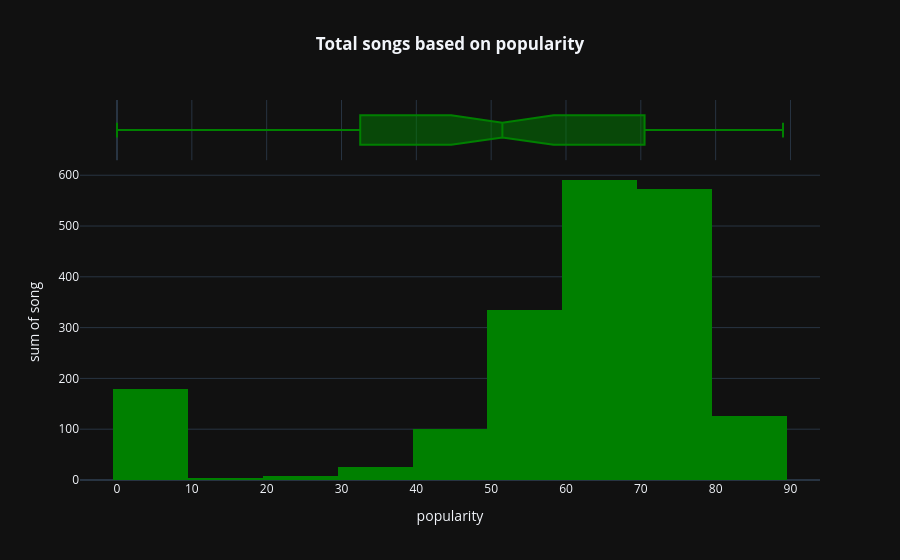

Here is the notebook cell this chart was saved with:
### Markdown cell above
find out which song are most popular

### Code cell
import plotly.express as px
fig=px.histogram(df.groupby('popularity',as_index=False).count().sort_values(by='song',ascending=False),x='popularity',y='song',color_discrete_sequence=['green'],template='plotly_dark',marginal='box',title='<b>Total songs based on popularity</b>')
fig.update_layout(title_x=0.5)

### Figure 1 — Plotly figure (JSON) as saved in the notebook; plotly's stock layout.template omitted (floating-point values rounded to 4 significant figures)
{"data": [{"bingroup": "x", "histfunc": "sum", "hovertemplate": "popularity=%{x}<br>sum of song=%{y}<extra></extra>", "legendgroup": "", "marker": {"color": "green", "pattern": {"shape": ""}}, "name": "", "orientation": "v", "showlegend": false, "type": "histogram", "x": [0, 69, 68, 73, 74, 67, 57, 61, 72, 63, 76, 64, 65, 71, 77, 75, 59, 70, 66, 79, 78, 62, 60, 58, 80, 56, 55, 1, 54, 53, 81, 82, 52, 48, 49, 51, 47, 50, 46, 83, 84, 2, 42, 45, 85, 43, 35, 39, 3, 40, 4, 86, 36, 37, 27, 41, 21, 26, 32, 34, 38, 30, 33, 16, 8, 7, 6, 11, 18, 17, 28, 24, 44, 87, 88, 89], "xaxis": "x", "y": [126, 74, 73, 67, 65, 64, 62, 61, 61, 61, 61, 60, 58, 57, 57, 54, 52, 52, 51, 50, 49, 49, 40, 39, 39, 38, 32, 31, 31, 28, 26, 24, 21, 19, 18, 17, 16, 15, 14, 14, 11, 11, 10, 10, 6, 6, 5, 5, 4, 4, 4, 3, 3, 2, 2, 2, 2, 2, 2, 2, 2, 2, 2, 1, 1, 1, 1, 1, 1, 1, 1, 1, 1, 1, 1, 1], "yaxis": "y"}, {"hovertemplate": "popularity=%{x}<extra></extra>", "legendgroup": "", "marker": {"color": "green"}, "name": "", "notched": true, "showlegend": false, "type": "box", "x": [0, 69, 68, 73, 74, 67, 57, 61, 72, 63, 76, 64, 65, 71, 77, 75, 59, 70, 66, 79, 78, 62, 60, 58, 80, 56, 55, 1, 54, 53, 81, 82, 52, 48, 49, 51, 47, 50, 46, 83, 84, 2, 42, 45, 85, 43, 35, 39, 3, 40, 4, 86, 36, 37, 27, 41, 21, 26, 32, 34, 38, 30, 33, 16, 8, 7, 6, 11, 18, 17, 28, 24, 44, 87, 88, 89], "xaxis": "x2", "yaxis": "y2"}], "layout": {"barmode": "relative", "legend": {"tracegroupgap": 0}, "title": {"text": "<b>Total songs based on popularity</b>", "x": 0.5}, "xaxis": {"anchor": "y", "domain": [0, 1], "title": {"text": "popularity"}}, "xaxis2": {"anchor": "y2", "domain": [0, 1], "matches": "x", "showgrid": true, "showticklabels": false}, "yaxis": {"anchor": "x", "domain": [0, 0.8316], "title": {"text": "sum of song"}}, "yaxis2": {"anchor": "x2", "domain": [0.8416, 1], "matches": "y2", "showgrid": false, "showline": false, "showticklabels": false, "ticks": ""}}}
